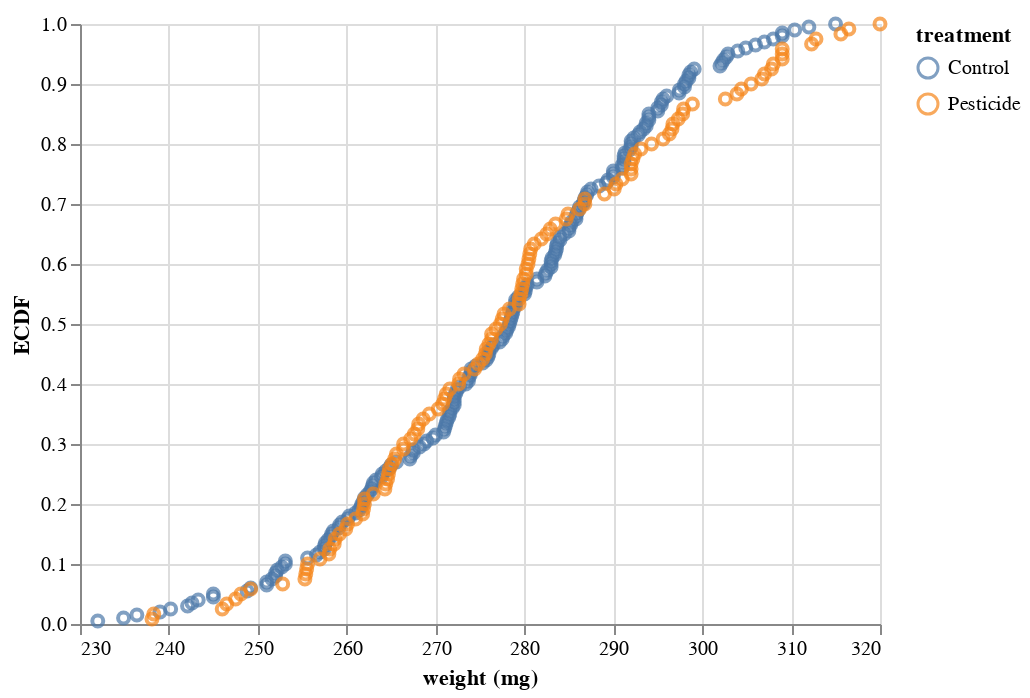

Source (notebook cell):
### Markdown cell above
We can now make a plot of the ECDFs.

### Code cell
alt.Chart(df_weight
    ).mark_point(
    ).encode(
        x=alt.X('Weight:Q',
                title='weight (mg)', 
                scale=alt.Scale(zero=False)),
        y='ECDF:Q',
        color=alt.Color('Treatment', title='treatment')
    )

### Figure 1 — Vega-Lite specification as saved in the notebook (floating-point values rounded to 4 significant figures; data arrays with more than 128 entries replaced by an {"elided": "..."} marker saying what was removed)
{"$schema": "https://vega.github.io/schema/vega-lite/v2.4.3.json", "config": {"view": {"height": 300, "width": 400}}, "data": {"values": {"elided": "320 records"}}, "encoding": {"color": {"field": "Treatment", "title": "treatment", "type": "nominal"}, "x": {"field": "Weight", "scale": {"zero": false}, "title": "weight (mg)", "type": "quantitative"}, "y": {"field": "ECDF", "type": "quantitative"}}, "mark": "point"}
